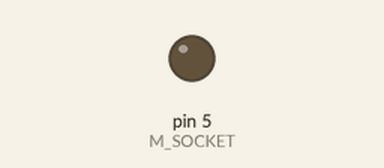
Simulated run of this sketch. Board: Arduino Uno, built with avr-gcc and run on an emulated ATmega328P. Shown: output pins drawn as LEDs (lit = HIGH).

Above: at 0.1 s.
At 8.1 s:
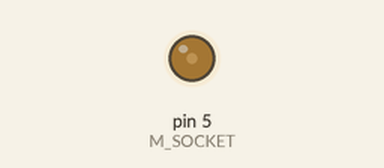
At 16.1 s:
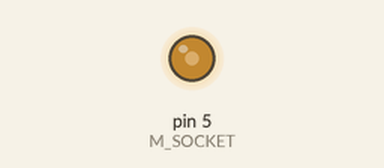
At 34.1 s:
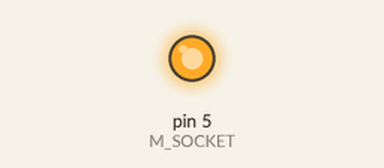
Timing chart, 0 to 39.5 s (numbered marks = the images above):
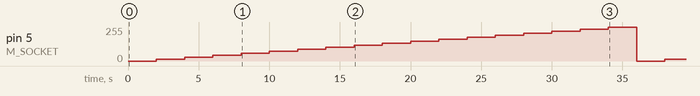

The sketch:

mortar.ino
```cpp
int M_SOCKET = 5;
int m_speed = 0;

void setup() {
  // put your setup code here, to run once:
  pinMode(M_SOCKET,OUTPUT);

}

void loop() {
  // put your main code here, to run repeatedly:
  analogWrite(M_SOCKET,m_speed);
  delay(2000);

  m_speed += 15;
  if(m_speed > 255){
    m_speed = 0;
  }
}
```

Measured:
- by itself, pin 5 (M_SOCKET): 0/255 → 15/255 at 2.0 s, → 30/255 2.0 s later, → 45/255 2.0 s later, → 60/255 2.0 s later, … (19 changes in this stretch)
